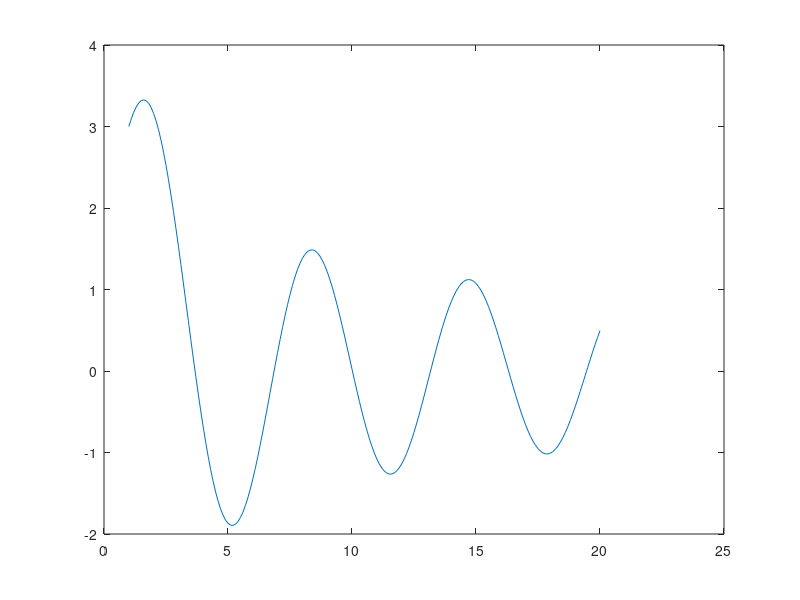

This figure's MATLAB source:
%RK4 backwards
n=1;
x0=1;
xn=20;
y0=3;
z0=1;
h=0.1;
m=round((xn-x0)/h);

f=@(x,y,z)(z);
g=@(x,y,z)(-(z/x)-(x^2-n^2)*y/x^2);

y=zeros(1,m);
x=zeros(1,m);
y(1,1)=y0;
x(1,1)=x0;
d1=10;
d2=10;
for n=1:m
    x1=x0+h;
      a1=f(x0,y0,z0);
    b1=g(x0,y0,z0);
       a2=f(x0+0.5*h,y0+0.5*h*a1,z0+0.5*h*b1);
    b2=g(x0+0.5*h,y0+0.5*h*a1,z0+0.5*h*b1);
       a3=f(x0+0.5*h,y0+0.5*h*a2,z0+0.5*h*b2);
    b3=g(x0+0.5*h,y0+0.5*h*a2,z0+0.5*h*b2);
         a4=f(x0+h,y0+h*a3,z0+h*b3);
    b4=g(x0+h,y0+h*a3,z0+h*b3);
     y1=y0+h*(a1/6+a2/3+a3/3+a4/6);
    z1=z0+h*(b1/6+b2/3+b3/3+b4/6);
    
    while abs(d1)>0.01
    while abs(d2)>0.01
        
  y2=y0+h*(f(x0,y0,z0)+f(x1,y1,z1))/2;
  z2=z0+h*(g(x0,y0,z0)+g(x1,y1,z1))/2;
    d1=y2-y1;
    d2=z2-z1;
    y1=y2;
    z1=z2;
    end   
    end
  
x0=x1;
y0=y1;
z0=z1;
  x(n+1)=x1;
  y(n+1)=y1;

end  
xlabel('x')
ylabel('y')
 plot(x,y)
hold on


  